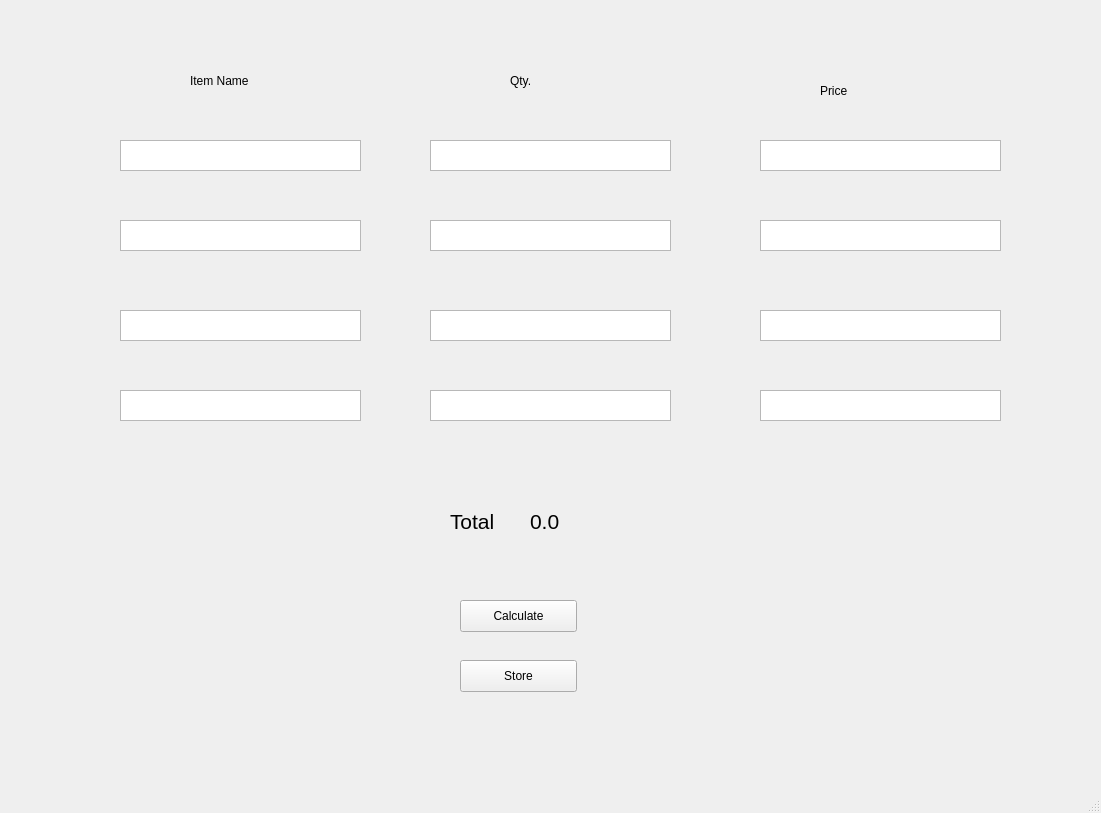
<?xml version="1.0" encoding="UTF-8"?>
<ui version="4.0">
 <class>MainWindow</class>
 <widget class="QMainWindow" name="MainWindow">
  <property name="geometry">
   <rect>
    <x>0</x>
    <y>0</y>
    <width>1101</width>
    <height>813</height>
   </rect>
  </property>
  <property name="windowTitle">
   <string>MainWindow</string>
  </property>
  <widget class="QWidget" name="centralwidget">
   <widget class="QPlainTextEdit" name="qty1">
    <property name="geometry">
     <rect>
      <x>430</x>
      <y>140</y>
      <width>241</width>
      <height>31</height>
     </rect>
    </property>
   </widget>
   <widget class="QPlainTextEdit" name="qty4">
    <property name="geometry">
     <rect>
      <x>430</x>
      <y>390</y>
      <width>241</width>
      <height>31</height>
     </rect>
    </property>
   </widget>
   <widget class="QPlainTextEdit" name="item4">
    <property name="geometry">
     <rect>
      <x>120</x>
      <y>390</y>
      <width>241</width>
      <height>31</height>
     </rect>
    </property>
   </widget>
   <widget class="QPlainTextEdit" name="price4">
    <property name="geometry">
     <rect>
      <x>760</x>
      <y>390</y>
      <width>241</width>
      <height>31</height>
     </rect>
    </property>
   </widget>
   <widget class="QPlainTextEdit" name="price3">
    <property name="geometry">
     <rect>
      <x>760</x>
      <y>310</y>
      <width>241</width>
      <height>31</height>
     </rect>
    </property>
   </widget>
   <widget class="QPlainTextEdit" name="price1">
    <property name="geometry">
     <rect>
      <x>760</x>
      <y>140</y>
      <width>241</width>
      <height>31</height>
     </rect>
    </property>
   </widget>
   <widget class="QLabel" name="label">
    <property name="geometry">
     <rect>
      <x>190</x>
      <y>70</y>
      <width>111</width>
      <height>22</height>
     </rect>
    </property>
    <property name="text">
     <string>Item Name</string>
    </property>
   </widget>
   <widget class="QLabel" name="label_4">
    <property name="geometry">
     <rect>
      <x>820</x>
      <y>80</y>
      <width>111</width>
      <height>22</height>
     </rect>
    </property>
    <property name="text">
     <string>Price</string>
    </property>
   </widget>
   <widget class="QPlainTextEdit" name="item2">
    <property name="geometry">
     <rect>
      <x>120</x>
      <y>220</y>
      <width>241</width>
      <height>31</height>
     </rect>
    </property>
   </widget>
   <widget class="QPushButton" name="Calculate">
    <property name="geometry">
     <rect>
      <x>460</x>
      <y>600</y>
      <width>117</width>
      <height>32</height>
     </rect>
    </property>
    <property name="text">
     <string>Calculate</string>
    </property>
   </widget>
   <widget class="QPlainTextEdit" name="qty2">
    <property name="geometry">
     <rect>
      <x>430</x>
      <y>220</y>
      <width>241</width>
      <height>31</height>
     </rect>
    </property>
   </widget>
   <widget class="QPlainTextEdit" name="item3">
    <property name="geometry">
     <rect>
      <x>120</x>
      <y>310</y>
      <width>241</width>
      <height>31</height>
     </rect>
    </property>
   </widget>
   <widget class="QLabel" name="label_3">
    <property name="geometry">
     <rect>
      <x>510</x>
      <y>70</y>
      <width>111</width>
      <height>22</height>
     </rect>
    </property>
    <property name="text">
     <string>Qty.</string>
    </property>
   </widget>
   <widget class="QPushButton" name="Store">
    <property name="geometry">
     <rect>
      <x>460</x>
      <y>660</y>
      <width>117</width>
      <height>32</height>
     </rect>
    </property>
    <property name="text">
     <string>Store</string>
    </property>
   </widget>
   <widget class="QPlainTextEdit" name="price2">
    <property name="geometry">
     <rect>
      <x>760</x>
      <y>220</y>
      <width>241</width>
      <height>31</height>
     </rect>
    </property>
   </widget>
   <widget class="QPlainTextEdit" name="qty3">
    <property name="geometry">
     <rect>
      <x>430</x>
      <y>310</y>
      <width>241</width>
      <height>31</height>
     </rect>
    </property>
   </widget>
   <widget class="QPlainTextEdit" name="item1">
    <property name="geometry">
     <rect>
      <x>120</x>
      <y>140</y>
      <width>241</width>
      <height>31</height>
     </rect>
    </property>
   </widget>
   <widget class="QLabel" name="label_2">
    <property name="geometry">
     <rect>
      <x>450</x>
      <y>510</y>
      <width>111</width>
      <height>22</height>
     </rect>
    </property>
    <property name="font">
     <font>
      <pointsize>16</pointsize>
     </font>
    </property>
    <property name="text">
     <string>Total</string>
    </property>
   </widget>
   <widget class="QLabel" name="Total">
    <property name="geometry">
     <rect>
      <x>530</x>
      <y>510</y>
      <width>111</width>
      <height>22</height>
     </rect>
    </property>
    <property name="font">
     <font>
      <pointsize>16</pointsize>
      <weight>50</weight>
      <italic>false</italic>
      <bold>false</bold>
     </font>
    </property>
    <property name="text">
     <string>0.0</string>
    </property>
   </widget>
  </widget>
  <widget class="QMenuBar" name="menubar">
   <property name="geometry">
    <rect>
     <x>0</x>
     <y>0</y>
     <width>1101</width>
     <height>30</height>
    </rect>
   </property>
  </widget>
  <widget class="QStatusBar" name="statusbar"/>
 </widget>
 <resources/>
 <connections/>
</ui>
